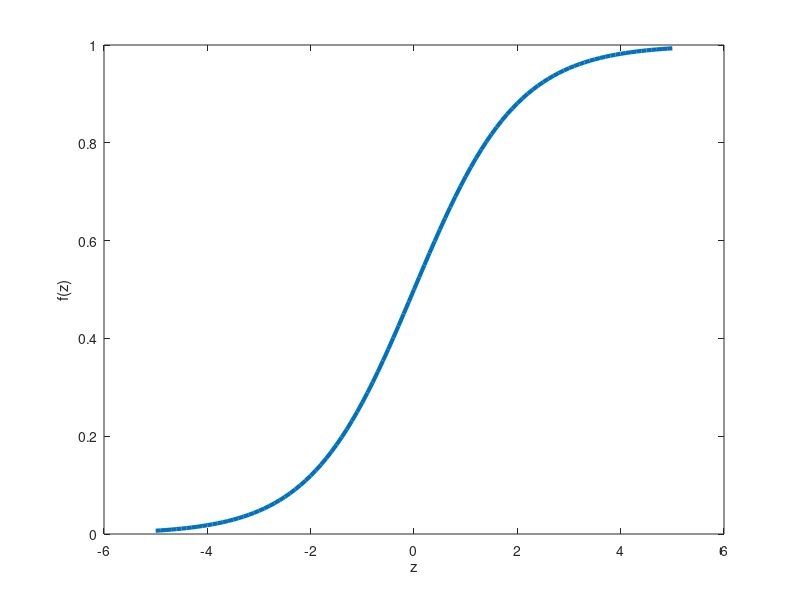

Here is the MATLAB script that generated this plot: (Note: this script raises an error after producing the figure.)
z = [-5:0.1:5];
fz = 1./(1  +  exp(-z));
plot(z,fz,'LineWidth',3);

%  we  always  label  axes,  yes  we  do!
xlabel('z');
ylabel('f(z)');  
hwplotprep
print  -dpdf  sigmoid.pdf